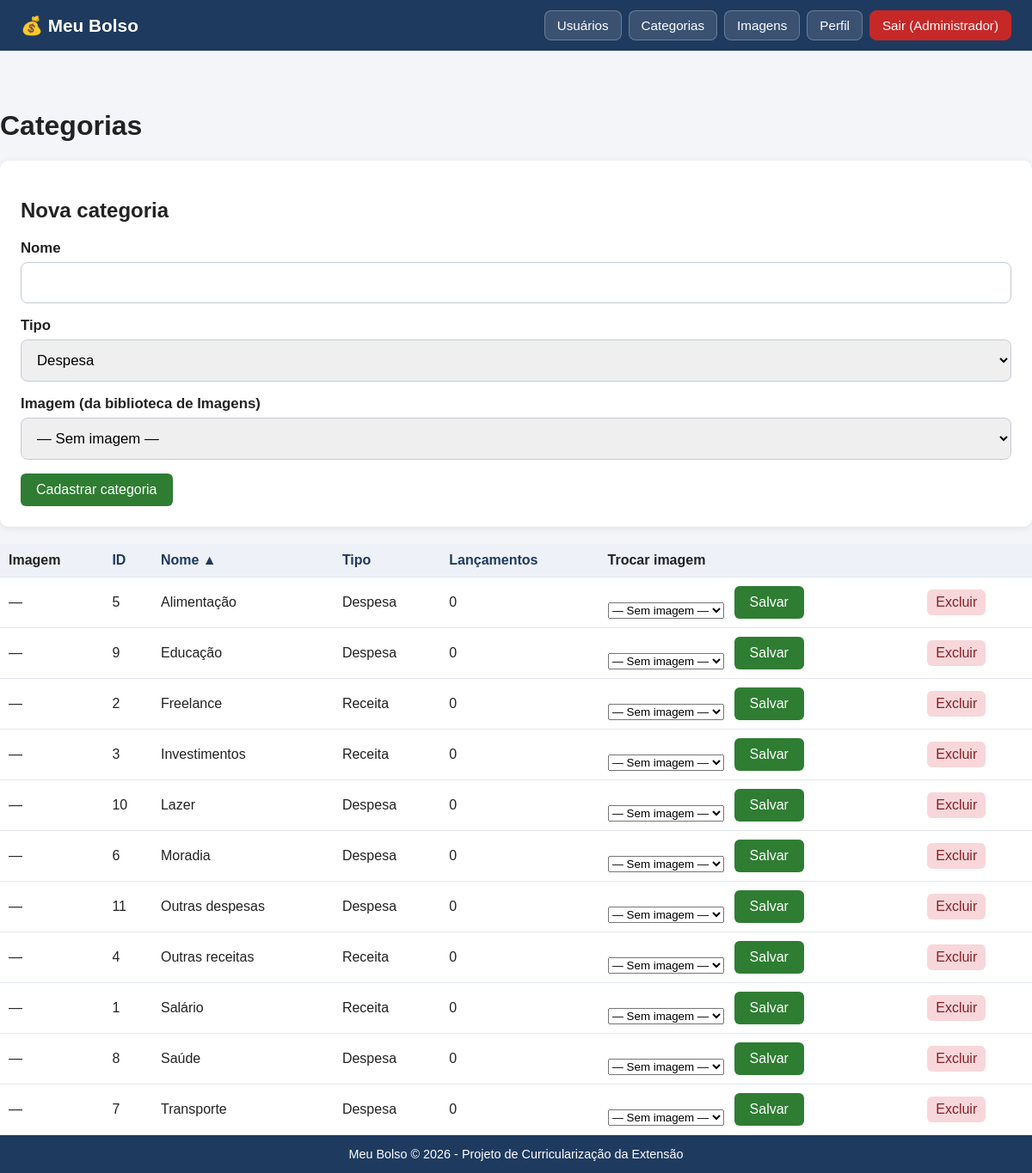
The page /pages/categorias.php (signed in) on the database its author committed.
### tables this page shows
CREATE TABLE `categorias` (
  `id_categoria` INT(11) NOT NULL AUTO_INCREMENT,
  `nome` VARCHAR(80) NOT NULL,
  `tipo` VARCHAR(10) NOT NULL,
  `id_imagem` INT(11) DEFAULT NULL,
  PRIMARY KEY (`id_categoria`),
  KEY `fk_categoria_imagem` (`id_imagem`),
  CONSTRAINT `fk_categoria_imagem` FOREIGN KEY (`id_imagem`)
    REFERENCES `imagens` (`id_imagem`) ON DELETE SET NULL
);

### SRC/includes/funcoes.php (called while the page is built, shortened)
<?php
function e($valor): string
{
    return htmlspecialchars((string) $valor, ENT_QUOTES, 'UTF-8');
}

### SRC/includes/auth.php (called while the page is built, shortened)
<?php
function usuario_logado(): bool
{
    return isset($_SESSION['usuario_id']);
}
function nivel_atual(): int
{
    return (int) ($_SESSION['nivel'] ?? 0);
}
function nome_nivel(int $nivel): string
{
    if ($nivel === NIVEL_ADMIN) {
        return 'Administrador';
    }
    return 'Usuário';
}

### SRC/includes/categorias.php (called while the page is built, shortened)
<?php
function categoria_listar_com_uso($conexao, string $ordem = 'nome', string $dir = 'asc'): array
{
    $colunas = [
        'id'   => 'c.id_categoria',
        'nome' => 'c.nome',
        'tipo' => 'c.tipo',
        'uso'  => 'total',
    ];
    $campo = $colunas[$ordem] ?? $colunas['nome'];
    $sentido = ($dir === 'desc') ? 'DESC' : 'ASC';
    $res = mysqli_query(
        $conexao,
        'SELECT c.id_categoria, c.nome, c.tipo, c.id_imagem, i.arquivo AS imagem, COUNT(t.id_transacao) AS total
         FROM categorias c
         LEFT JOIN imagens i ON i.id_imagem = c.id_imagem
         LEFT JOIN transacoes t ON t.id_categoria = c.id_categoria
         GROUP BY c.id_categoria, c.nome, c.tipo, c.id_imagem, i.arquivo
         ORDER BY ' . $campo . ' ' . $sentido . ', c.id_categoria ASC'
    );
    $lista = [];
    while ($linha = mysqli_fetch_assoc($res)) {
        $lista[] = $linha;
    }
    return $lista;
}

### SRC/pages/categorias.php (the view, shortened to what this page needs)
<?php
require_once dirname(__DIR__) . '/includes/funcoes.php';
require_once dirname(__DIR__) . '/includes/auth.php';
require_once dirname(__DIR__) . '/includes/ordenacao.php';
require_once dirname(__DIR__) . '/includes/categorias.php';
$nome = '';
$tipo = 'despesa';
$ordem = $_GET['ordem'] ?? 'nome';
$dir = $_GET['dir'] ?? 'asc';
$dir = ($dir === 'desc') ? 'desc' : 'asc';
$categorias = categoria_listar_com_uso($conexao, $ordem, $dir);
$raiz = '../';
require dirname(__DIR__) . '/includes/cabecalho.php';
?>
<h1>Categorias</h1>
<section class="cartao">
    <h2>Nova categoria</h2>
    <form method="POST" action="categorias.php">
        <div class="campo">
            <label for="nome">Nome</label>
            <input type="text" id="nome" name="nome" maxlength="50" value="<?= e($nome) ?>" required>
        </div>
        <div class="campo">
            <label for="tipo">Tipo</label>
            <select id="tipo" name="tipo" required>
                <option value="despesa" <?= $tipo === 'despesa' ? 'selected' : '' ?>>Despesa</option>
            </select>
        </div>
        <div class="campo">
            <label for="id_imagem">Imagem (da biblioteca de Imagens)</label>
            <select id="id_imagem" name="id_imagem">
                <option value="">— Sem imagem —</option>
            </select>
        </div>
        <button type="submit">Cadastrar categoria</button>
    </form>
</section>
<div class="tabela">
    <table>
        <thead>
            <tr>
                <th>Imagem</th>
                <th><?= titulo_ordenavel('id', 'ID', $ordem, $dir) ?></th>
                <th><?= titulo_ordenavel('nome', 'Nome', $ordem, $dir) ?></th>
                <th><?= titulo_ordenavel('tipo', 'Tipo', $ordem, $dir) ?></th>
                <th><?= titulo_ordenavel('uso', 'Lançamentos', $ordem, $dir) ?></th>
                <th>Trocar imagem</th>
                <th></th>
            </tr>
        </thead>
        <tbody>
        <?php foreach ($categorias as $c): ?>
            <tr>
                <td>
                    <?php if (!empty($c['imagem'])): ?>
                        <img class="miniatura" src="../uploads/<?= e($c['imagem']) ?>" alt="Imagem da categoria <?= e($c['nome']) ?>">
                    <?php else: ?>
                        —
                    <?php endif; ?>
                </td>
                <td><?= (int) $c['id_categoria'] ?></td>
                <td><?= e($c['nome']) ?></td>
                <td><?= $c['tipo'] === 'receita' ? 'Receita' : 'Despesa' ?></td>
                <td><?= (int) $c['total'] ?></td>
                <td>
                    <form method="POST" action="categorias.php" class="filtros">
                        <select name="id_imagem" style="max-width: 180px;">
                            <option value="">— Sem imagem —</option>
                        </select>
                        <button type="submit" name="definir_imagem" value="1">Salvar</button>
                    </form>
                </td>
                <td>
                    <?php if ((int) $c['total'] > 0): ?>
                        <small>Em uso</small>
                    <?php else: ?>
                        <form method="POST" action="categorias.php" onsubmit="return confirm('Excluir esta categoria?');">
                            <button class="excluir" type="submit" name="excluir" value="1">Excluir</button>
                        </form>
                    <?php endif; ?>
                </td>
            </tr>
        <?php endforeach; ?>
        </tbody>
    </table>
</div>
<?php require dirname(__DIR__) . '/includes/rodape.php'; ?>

### SRC/includes/cabecalho.php (shortened to what this page needs)
<?php
$pg = ($raiz === '') ? 'pages/' : '';
?>
<!DOCTYPE html>
<html lang="pt-BR">
<head>
    <link rel="stylesheet" href="<?= e($raiz) ?>assets/css/estilo.css">
</head>
<body>
<header class="topo">
    <a class="marca" href="<?= e($raiz) ?>index.php">💰 Meu Bolso</a>
    <nav>
        <?php if (usuario_logado()): ?>
            <?php if (nivel_atual() === NIVEL_ADMIN): ?>
                <a href="<?= e($pg) ?>usuarios.php">Usuários</a>
                <a href="<?= e($pg) ?>categorias.php">Categorias</a>
                <a href="<?= e($pg) ?>imagens.php">Imagens</a>
            <?php endif; ?>
            <a href="<?= e($pg) ?>perfil.php">Perfil</a>
            <a class="sair" href="<?= e($pg) ?>logout.php">Sair (<?= e(nome_nivel(nivel_atual())) ?>)</a>
        <?php else: ?>
            <a href="<?= e($pg) ?>login.php">Entrar</a>
            <a href="<?= e($pg) ?>cadastro.php">Criar conta</a>
        <?php endif; ?>
    </nav>
</header>

### SRC/includes/ordenacao.php
<?php
function titulo_ordenavel(string $coluna, string $rotulo, string $ordem, string $dir, array $extras = []): string
{
    $novaDir = ($ordem === $coluna && $dir === 'asc') ? 'desc' : 'asc';
    $seta = '';
    if ($ordem === $coluna) {
        $seta = ($dir === 'asc') ? ' ▲' : ' ▼';
    }
    $params = array_merge($extras, ['ordem' => $coluna, 'dir' => $novaDir]);
    $url = '?' . http_build_query($params);
    return '<a href="' . e($url) . '">' . e($rotulo) . $seta . '</a>';
}

### SRC/includes/rodape.php (shortened to what this page needs)
<footer class="rodape">
    <p>Meu Bolso &copy; <?= date('Y') ?> - Projeto de Curricularização da Extensão</p>
</footer>
</body>
</html>

### SRC/assets/css/estilo.css (style rules this page uses)
* { box-sizing: border-box; }
body { margin: 0; font-family: Arial, Helvetica, sans-serif; background: #f3f5f9; color: #222; min-height: 100vh; display: flex; flex-direction: column; }
.topo { background: #1f3a5f; color: #fff; padding: 12px 24px; display: flex; flex-wrap: wrap; align-items: center; justify-content: space-between; gap: 12px; }
.topo a { color: #fff; text-decoration: none; }
.topo .marca { font-size: 1.3rem; font-weight: bold; }
.topo nav { display: flex; flex-wrap: wrap; align-items: center; gap: 8px; }
.topo nav a { padding: 8px 14px; border-radius: 8px; background: rgba(255, 255, 255, .12); border: 1px solid rgba(255, 255, 255, .25); font-size: .95rem; }
.topo nav a.sair { background: #c62828; border-color: #c62828; }
.rodape { background: #1f3a5f; color: #fff; text-align: center; padding: 14px; font-size: .9rem; }
.rodape p { margin: 0; }
.cartao { background: #fff; border-radius: 10px; padding: 24px; box-shadow: 0 2px 8px rgba(0,0,0,.08); margin-bottom: 20px; }
.campo { margin-bottom: 16px; }
.campo label { display: block; margin-bottom: 6px; font-weight: bold; font-size: 1.05rem; }
.campo input, .campo select, .campo textarea { width: 100%; padding: 13px 14px; border: 1px solid #c5ccd6; border-radius: 8px; font-size: 1.05rem; }
button, .botao { display: inline-block; background: #2e7d32; color: #fff; border: 0; border-radius: 6px; padding: 10px 18px; font-size: 1rem; cursor: pointer; text-decoration: none; }
table { width: 100%; border-collapse: collapse; background: #fff; }
th, td { padding: 10px; border-bottom: 1px solid #e3e7ee; text-align: left; }
th { background: #eef2f8; }
th a { color: #1f3a5f; text-decoration: none; }
.tabela { overflow-x: auto; }
.excluir { padding: 6px 10px; background: #f8d7da; color: #842029; }
.filtros { display: flex; flex-wrap: wrap; align-items: flex-end; gap: 12px; }

### rows shown on the page
categorias: id_categoria "5", nome "Alimentação", tipo "Despesa", total "0"
categorias: id_categoria "9", nome "Educação", tipo "Despesa", total "0"
categorias: id_categoria "2", nome "Freelance", tipo "Receita", total "0"
categorias: id_categoria "3", nome "Investimentos", tipo "Receita", total "0"
categorias: id_categoria "10", nome "Lazer", tipo "Despesa", total "0"
categorias: id_categoria "6", nome "Moradia", tipo "Despesa", total "0"
categorias: id_categoria "11", nome "Outras despesas", tipo "Despesa", total "0"
categorias: id_categoria "4", nome "Outras receitas", tipo "Receita", total "0"
categorias: id_categoria "1", nome "Salário", tipo "Receita", total "0"
categorias: id_categoria "8", nome "Saúde", tipo "Despesa", total "0"
categorias: id_categoria "7", nome "Transporte", tipo "Despesa", total "0"

### other values the page prints
nome_nivel(nivel_atual()) "Administrador"
$rotulo "ID Nome Tipo Lançamentos"
$seta "▲"
